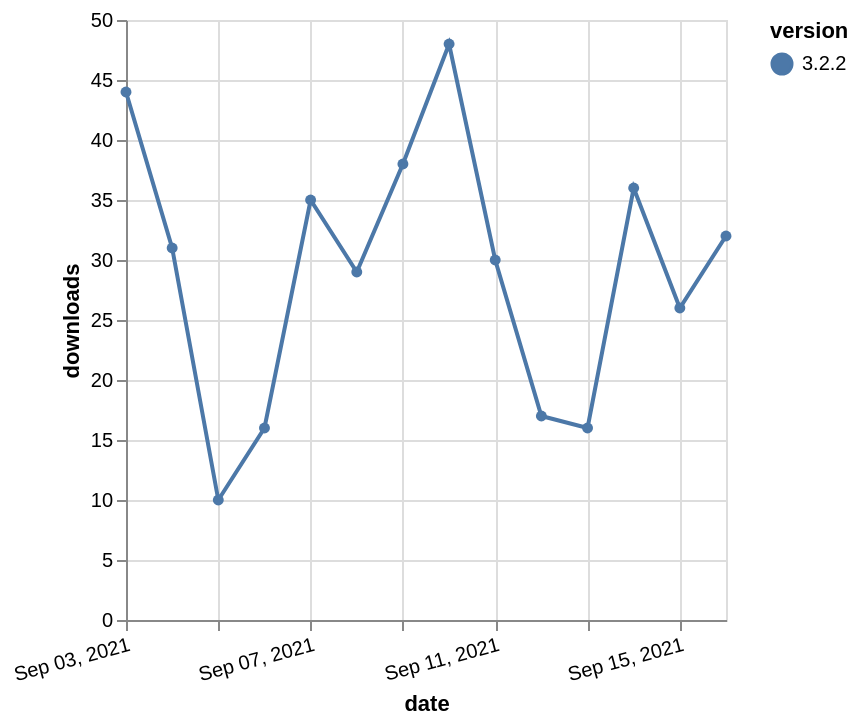

Specify this chart in Vega-Lite:
### Vega-Lite specification from a JSON file in a GitHub repository (floating-point values rounded to 4 significant figures)
{"$schema": "https://vega.github.io/schema/vega-lite/v5.json", "description": "A simple bar chart with embedded data.", "data": {"values": [{"date": "2021-09-03", "total": 3085, "delta": 44, "version": "3.2.2"}, {"date": "2021-09-04", "total": 3116, "delta": 31, "version": "3.2.2"}, {"date": "2021-09-05", "total": 3126, "delta": 10, "version": "3.2.2"}, {"date": "2021-09-06", "total": 3142, "delta": 16, "version": "3.2.2"}, {"date": "2021-09-07", "total": 3177, "delta": 35, "version": "3.2.2"}, {"date": "2021-09-08", "total": 3206, "delta": 29, "version": "3.2.2"}, {"date": "2021-09-09", "total": 3244, "delta": 38, "version": "3.2.2"}, {"date": "2021-09-10", "total": 3292, "delta": 48, "version": "3.2.2"}, {"date": "2021-09-11", "total": 3322, "delta": 30, "version": "3.2.2"}, {"date": "2021-09-12", "total": 3339, "delta": 17, "version": "3.2.2"}, {"date": "2021-09-13", "total": 3355, "delta": 16, "version": "3.2.2"}, {"date": "2021-09-14", "total": 3391, "delta": 36, "version": "3.2.2"}, {"date": "2021-09-15", "total": 3417, "delta": 26, "version": "3.2.2"}, {"date": "2021-09-16", "total": 3449, "delta": 32, "version": "3.2.2"}]}, "width": "container", "mark": {"type": "line", "point": {"filled": true}}, "encoding": {"x": {"field": "date", "type": "temporal", "timeUnit": "yearmonthdate", "title": "date", "axis": {"labelAngle": -15}}, "y": {"field": "delta", "type": "quantitative", "title": "downloads"}, "color": {"field": "version", "type": "nominal"}, "tooltip": {"field": "delta"}}}
